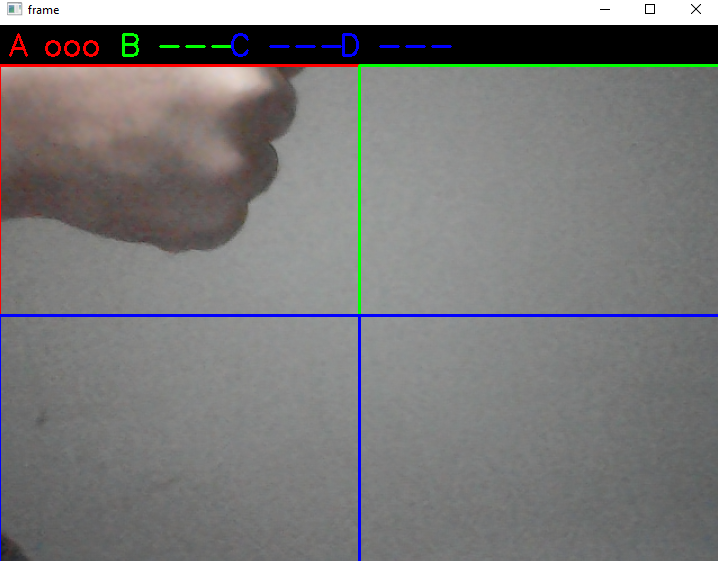
#> input picture Area_A.png, 718 x 561 px, given in place of the camera
$ python DetectorMovimiento.py
#> lines starting #> are read from the running program, lines starting #| are printed output that depends on the picture; after the words box and inside, x2 and y2 are one past the last pixel; in counts of white or black regions, pixels touching at a corner belong together
import cv2
import numpy as np
import imutils
cap = cv2.VideoCapture(0)
# cap = cv2.VideoCapture('Prueba_2.mp4')
fgbg = cv2.bgsegm.createBackgroundSubtractorMOG()
kernel = cv2.getStructuringElement(cv2.MORPH_ELLIPSE,(3,3))

while True:
    ret, frame = cap.read()
#> frame is the input picture: shape (561, 718, 3); mean B, G, R 121.5, 121.7, 122.3
    if ret == False: break
    frame = imutils.resize(frame, width=720)
#> frame: shape (562, 720, 3)

    gray = cv2.cvtColor(frame, cv2.COLOR_BGR2GRAY)
    # Dibujamos un rectángulo en frame, para señalar el estado
    # del área en análisis (movimiento detectado o no detectado)
    cv2.rectangle(frame,(0,0),(frame.shape[1],40),(0,0,0),-1)
#> frame: shape (562, 720, 3); mean B, G, R 110.1, 110.3, 110.9
    color = (0, 255, 0)
    texto_estado_A = "A ---"
    # Especificamos los puntos extremos del área a analizar
    area_A = np.array([[0,40], [360,40], [360,290], [0,290]])

    # Con ayuda de una imagen auxiliar, determinamos el área
    # sobre la cual actuará el detector de movimiento
    imAux_A = np.zeros(shape=(frame.shape[:2]), dtype=np.uint8)
    imAux_A = cv2.drawContours(imAux_A, [area_A], -1, (255), -1)
    image_area_A = cv2.bitwise_and(gray, gray, mask=imAux_A)
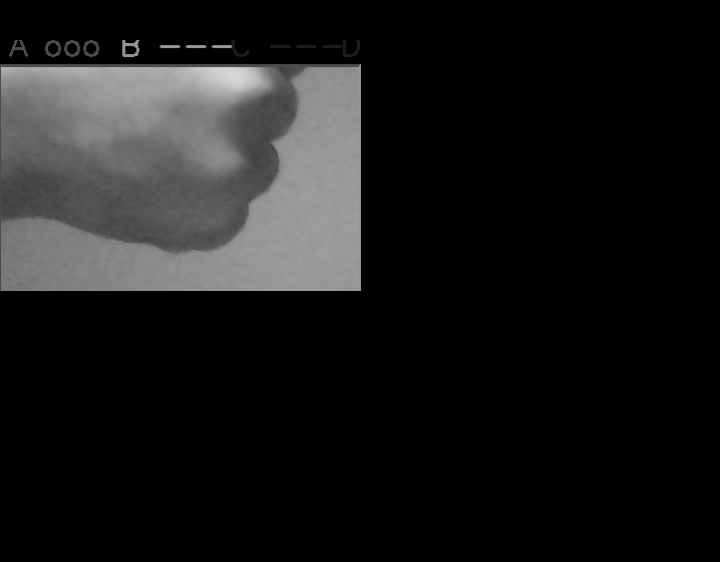
#> image_area_A: shape (562, 720); min 0, max 217, mean 25.2
    # Obtendremos la imagen binaria donde la región en blanco representa
    # la existencia de movimiento
    fgmask_A = fgbg.apply(image_area_A)
#> fgmask_A: shape (562, 720); every value is 0
    fgmask_A = cv2.morphologyEx(fgmask_A, cv2.MORPH_OPEN, kernel)
    fgmask_A = cv2.dilate(fgmask_A, None, iterations=2)
    # Encontramos los contornos presentes en fgmask_A, para luego basándonos
    # en su área poder determina si existe movimiento
    cnts = cv2.findContours(fgmask_A, cv2.RETR_EXTERNAL, cv2.CHAIN_APPROX_SIMPLE)[0]
#> cnts = []
    mov_A = 0
    for cnt in cnts:
        if cv2.contourArea(cnt) > 2000:
            # x, y, w, h = cv2.boundingRect(cnt)
            # cv2.rectangle(frame, (x,y), (x+w, y+h),(0,255,0), 2)
            texto_estado_A = "A ooo"
            color = (0, 0, 255)
#> this loop made 0 passes
    # Visuzalizamos el alrededor del área que vamos a analizar
    # y el estado de la detección de movimiento
    cv2.drawContours(frame, [area_A], -1, color, 2)
    cv2.putText(frame, texto_estado_A , (10, 30),
                cv2.FONT_HERSHEY_SIMPLEX, 1, color,2)


# AREA B
    color_B = (0, 255, 0)
    texto_estado_B = "B ---"
    area_B  = np.array([[360,40], [720,40], [720,290], [360,290]])

    imAux_B = np.zeros(shape=(frame.shape[:2]), dtype=np.uint8)
    imAux_B = cv2.drawContours(imAux_B, [area_B], -1, (255), -1)
    image_area_B = cv2.bitwise_and(gray, gray, mask=imAux_B)
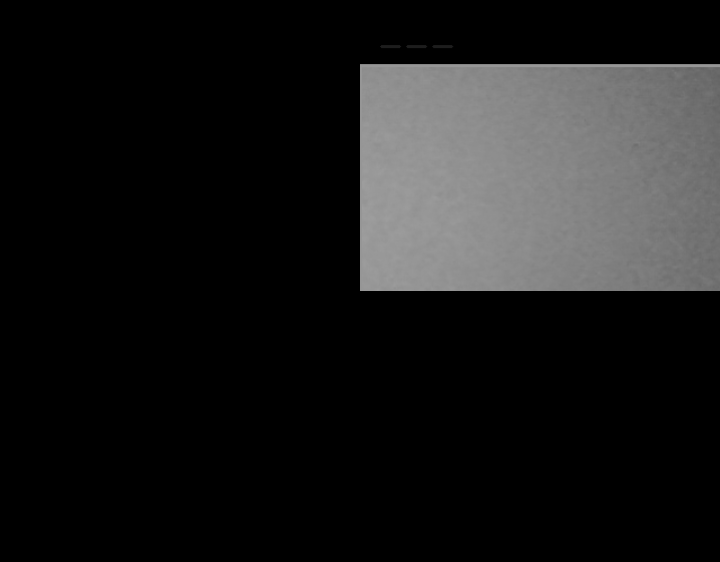
#> image_area_B: shape (562, 720); min 0, max 158, mean 27

    fgmask_B = fgbg.apply(image_area_B)
#> fgmask_B: shape (562, 720); 39.4% white; 31 white regions (19 under 20 px), largest, box (x1, y1, x2, y2) and area: (361, 64, 720, 291) 81493, (0, 65, 360, 291) 77357, (122, 40, 139, 57) 158
    fgmask_B = cv2.morphologyEx(fgmask_B, cv2.MORPH_OPEN, kernel)
#> fgmask_B: shape (562, 720); 39.3% white; 27 white regions (18 under 20 px), largest, box (x1, y1, x2, y2) and area: (361, 64, 720, 291) 81491, (0, 65, 360, 291) 77085, (122, 40, 139, 57) 154
    fgmask_B = cv2.dilate(fgmask_B, None, iterations=2)
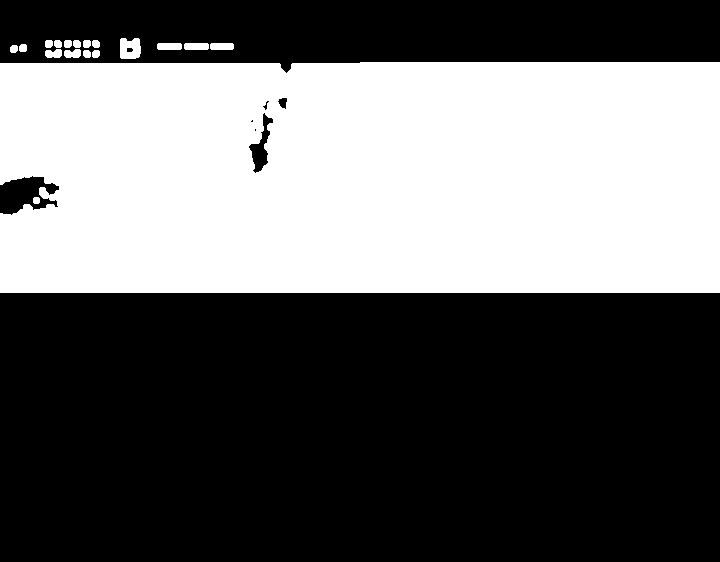
#> fgmask_B: shape (562, 720); 40.9% white; 18 white regions

    cnts_B = cv2.findContours(fgmask_B, cv2.RETR_EXTERNAL, cv2.CHAIN_APPROX_SIMPLE)[0]
#> cnts_B = 18 contours; largest, box (x1, y1, x2, y2) and area: (0, 62, 720, 293) 163372, (120, 38, 141, 59) 363, (184, 43, 209, 50) 142, (157, 43, 182, 50) 142, (210, 43, 234, 50) 136

    for cnt in cnts_B:
        if cv2.contourArea(cnt) > 2000:
            texto_estado_B = "B ooo"
            color_B = (0, 0, 255)
#> this loop made 18 passes
#> (texto_estado_B, color_B) on pass 2: ('B ooo', (0, 0, 255))

    cv2.drawContours(frame, [area_B], -1, color_B, 2)
    cv2.putText(frame, texto_estado_B , (120, 30),
                cv2.FONT_HERSHEY_SIMPLEX, 1, color_B,2)

# AREA C
    color_C = (255, 0, 0)
    texto_estado_C = "C ---"
    area_C  = np.array([[0,290], [360,290], [360,540], [0,540]])

    imAux_C = np.zeros(shape=(frame.shape[:2]), dtype=np.uint8)
    imAux_C = cv2.drawContours(imAux_C, [area_C], -1, (255), -1)
    image_area_C = cv2.bitwise_and(gray, gray, mask=imAux_C)
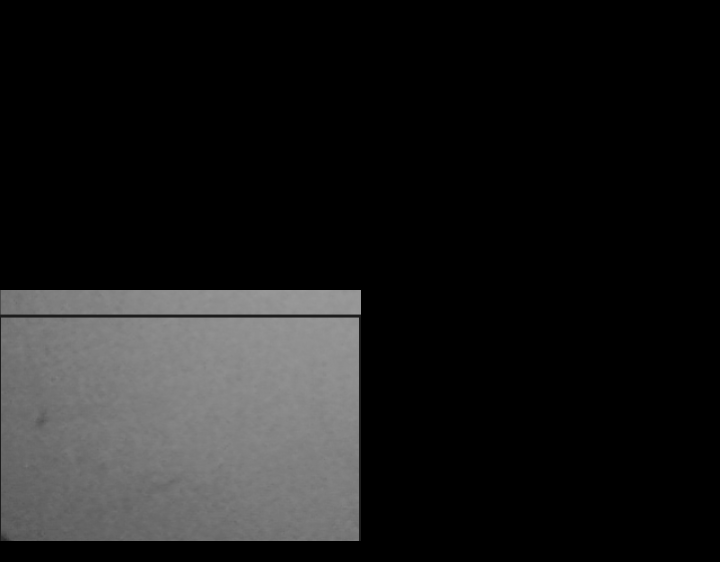
#> image_area_C: shape (562, 720); min 0, max 154, mean 27.5

    fgmask_C = fgbg.apply(image_area_C)
#> fgmask_C: shape (562, 720); 41.2% white; 32 white regions (19 under 20 px), largest, box (x1, y1, x2, y2) and area: (1, 317, 359, 541) 80179, (0, 64, 361, 290) 77223, (0, 291, 361, 315) 8664
    fgmask_C = cv2.morphologyEx(fgmask_C, cv2.MORPH_OPEN, kernel)
#> fgmask_C: shape (562, 720); 41.1% white; 28 white regions (18 under 20 px), largest, box (x1, y1, x2, y2) and area: (1, 317, 359, 541) 80175, (0, 65, 361, 290) 76950, (0, 291, 361, 315) 8662
    fgmask_C = cv2.dilate(fgmask_C, None, iterations=2)
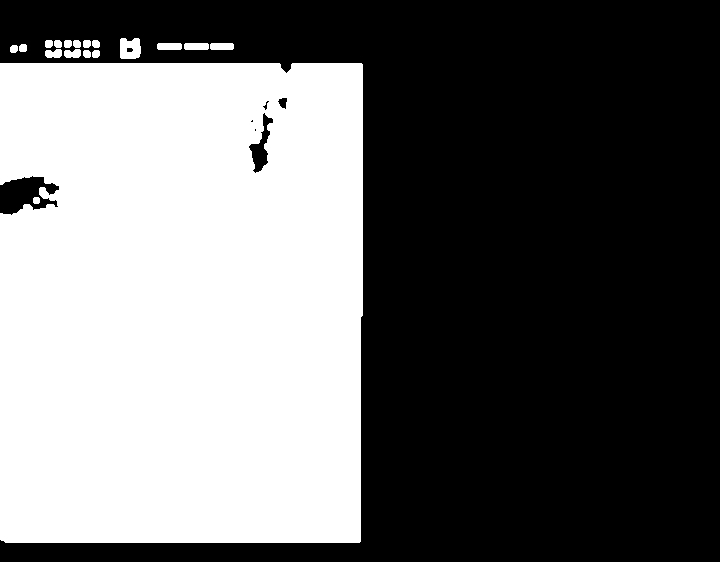
#> fgmask_C: shape (562, 720); 42.8% white; 18 white regions

    cnts_C = cv2.findContours(fgmask_C, cv2.RETR_EXTERNAL, cv2.CHAIN_APPROX_SIMPLE)[0]
#> cnts_C = 18 contours; largest, box (x1, y1, x2, y2) and area: (0, 63, 363, 543) 171298, (120, 38, 141, 59) 363, (184, 43, 209, 50) 142, (157, 43, 182, 50) 142, (210, 43, 234, 50) 136

    for cnt in cnts_C:
        if cv2.contourArea(cnt) > 2000:
            texto_estado_C = "C ooo"
            color_C = (0, 0, 255)
#> this loop made 18 passes

    cv2.drawContours(frame, [area_C], -1, color_C, 2)
    cv2.putText(frame, texto_estado_C , (230, 30),
                cv2.FONT_HERSHEY_SIMPLEX, 1, color_C,2)

# AREA D
    color_D = (255, 0, 0)
    texto_estado_D = "D ---"
    area_D  = np.array([[360,290], [720,290], [720,540], [360,540]])

    imAux_D = np.zeros(shape=(frame.shape[:2]), dtype=np.uint8)
    imAux_D = cv2.drawContours(imAux_D, [area_D], -1, (255), -1)
    image_area_D = cv2.bitwise_and(gray, gray, mask=imAux_D)

    fgmask_D = fgbg.apply(image_area_D)
#> fgmask_D: shape (562, 720); 22.2% white; 2 white regions, box (x1, y1, x2, y2) and area: (362, 317, 720, 541) 80192, (0, 64, 720, 315) 9585
    fgmask_D = cv2.morphologyEx(fgmask_D, cv2.MORPH_OPEN, kernel)
#> fgmask_D: shape (562, 720); 22% white; 2 white regions, box (x1, y1, x2, y2) and area: (362, 317, 720, 541) 80190, (360, 290, 720, 315) 8998
    fgmask_D = cv2.dilate(fgmask_D, None, iterations=2)
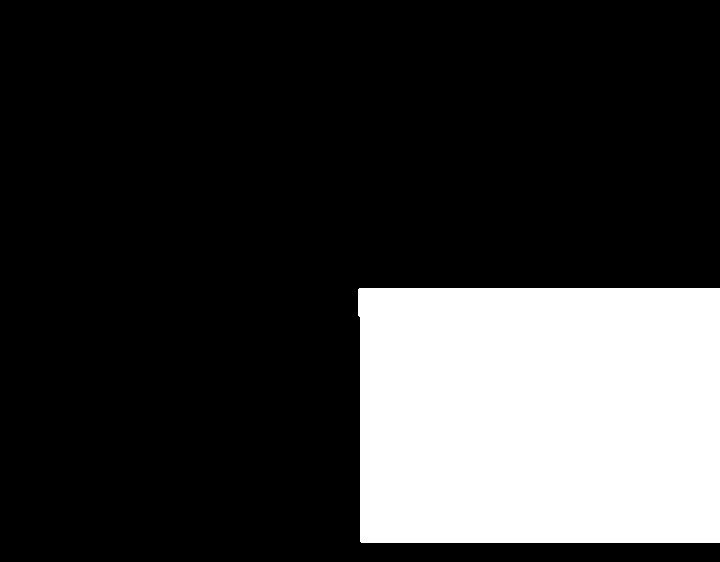
#> fgmask_D: shape (562, 720); 22.7% white; 1 white region, box (x1, y1, x2, y2) and area: (358, 288, 720, 543) 91855

    cnts_D = cv2.findContours(fgmask_D, cv2.RETR_EXTERNAL, cv2.CHAIN_APPROX_SIMPLE)[0]
#> cnts_D = 1 item

    cont_D = 0;
    for cnt in cnts_D:
        if cv2.contourArea(cnt) > 2000:
            texto_estado_D = "D ooo"
            color_D = (0, 0, 255)
#> this loop made 1 pass

    cv2.drawContours(frame, [area_D], -1, color_D, 2)
    cv2.putText(frame, texto_estado_D , (340, 30),
                cv2.FONT_HERSHEY_SIMPLEX, 1, color_D,2)
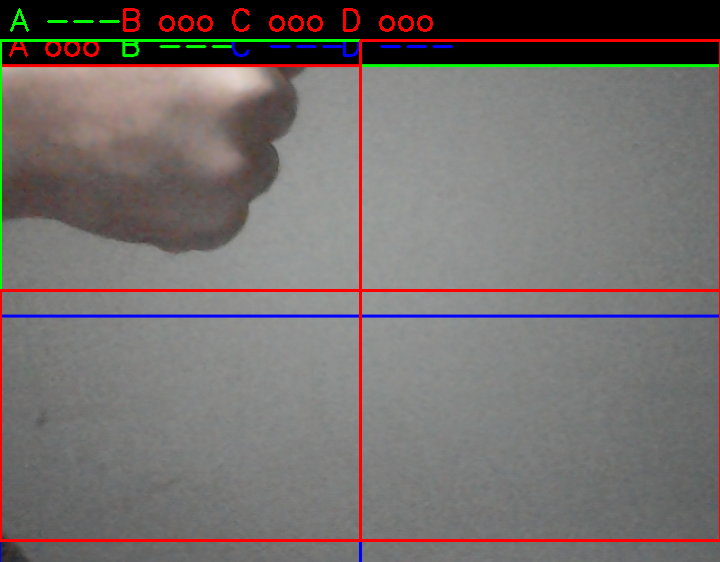
#> frame: shape (562, 720, 3); mean B, G, R 107.9, 109.5, 115.3

# SHOW FRAME
    cv2.imshow("frame", frame)
    k = cv2.waitKey(5) & 0xFF
#> (key Esc is pressed here)
    if k == 27:
        break
cap.release()
cv2.destroyAllWindows()

$ run again, on Area_B.png
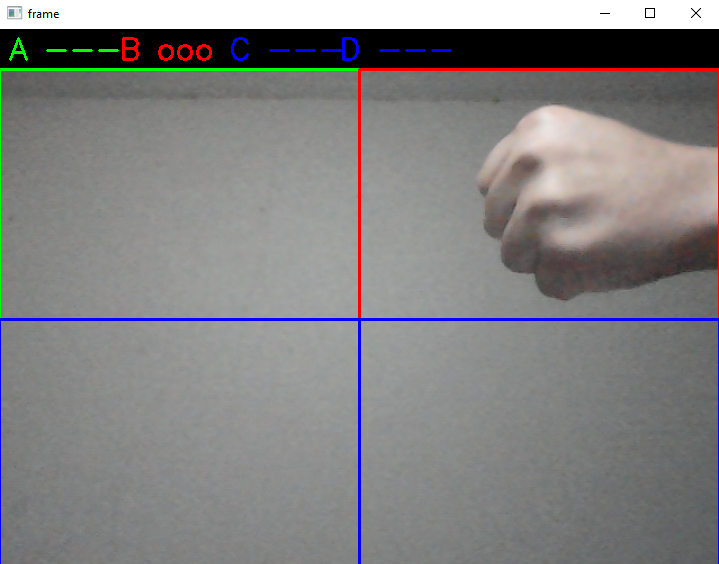
#> input picture Area_B.png, 719 x 564 px, given in place of the camera
#> frame is the input picture: shape (564, 719, 3); mean B, G, R 130, 129.7, 130.8
#> fgmask_A: shape (564, 720); every value is 0
#> cnts = []
#> `fgmask_B = cv2.dilate(fgmask_B, None, iterations=2)`:
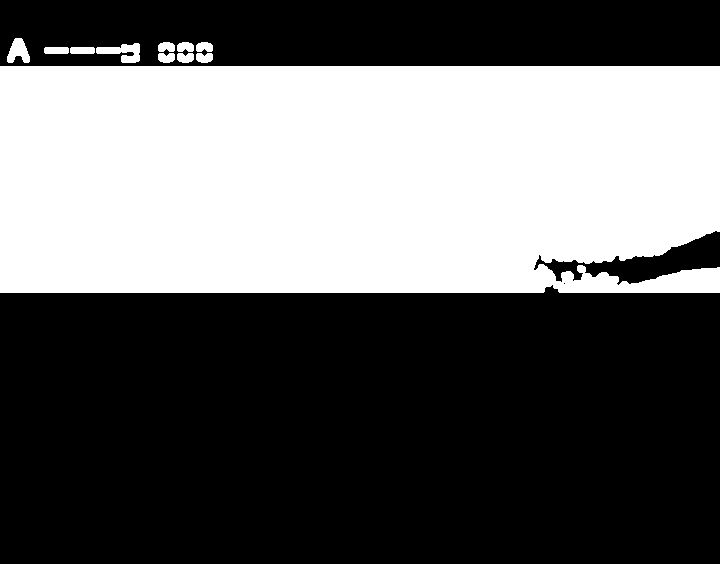
#> fgmask_B: shape (564, 720); 39.8% white; 11 white regions
#> cnts_B = 11 contours; largest, box (x1, y1, x2, y2) and area: (0, 66, 720, 293) 158592, (96, 43, 140, 63) 411, (7, 38, 30, 63) 329, (70, 47, 95, 54) 142, (44, 47, 69, 54) 142
#> the loop `for cnt in cnts_B:` made 11 passes
#> (texto_estado_B, color_B) on pass 1: ('B ooo', (0, 0, 255))
#> cnts_C = 11 contours; largest, box (x1, y1, x2, y2) and area: (0, 66, 363, 543) 171865, (96, 43, 140, 63) 411, (7, 38, 30, 63) 329, (70, 47, 95, 54) 142, (44, 47, 69, 54) 142
#> the loop `for cnt in cnts_C:` made 11 passes
#> cnts_D = 1 contour; box (x1, y1, x2, y2) and area: (358, 288, 720, 543) 91466
#> the loop `for cnt in cnts_D:` made 1 pass
#> `cv2.putText(frame, texto_estado_D , (340, 30), cv2.FONT_HERSHEY_SIMPLE..`:
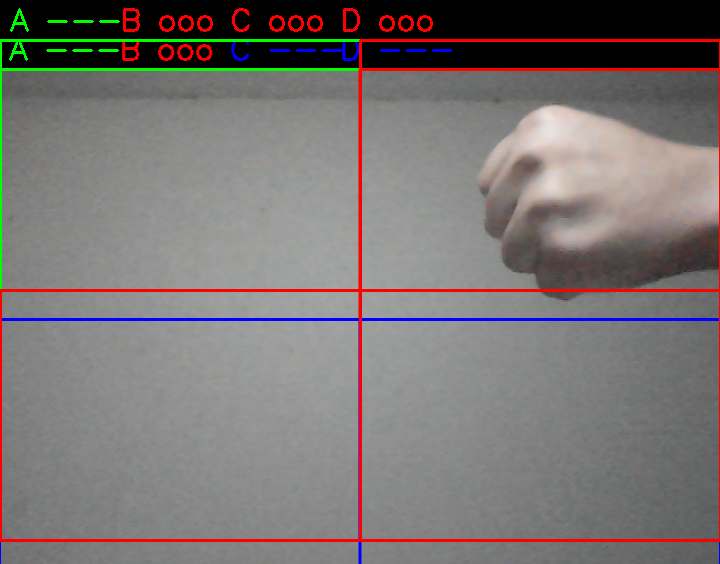
#> frame: shape (564, 720, 3); mean B, G, R 114.8, 116.1, 121.7

$ run again, on Area_C.png
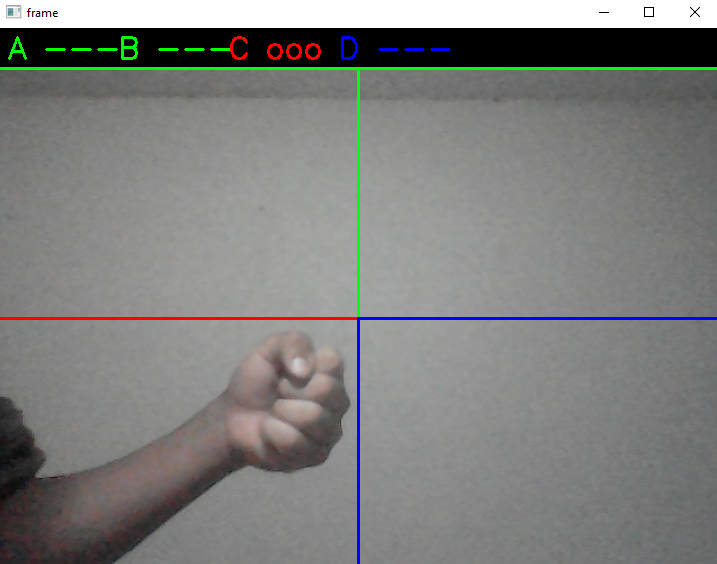
#> input picture Area_C.png, 717 x 564 px, given in place of the camera
#> frame is the input picture: shape (564, 717, 3); mean B, G, R 125.7, 127.7, 126.8
#> fgmask_A: shape (566, 720); every value is 0
#> cnts = []
#> `fgmask_B = cv2.dilate(fgmask_B, None, iterations=2)`:
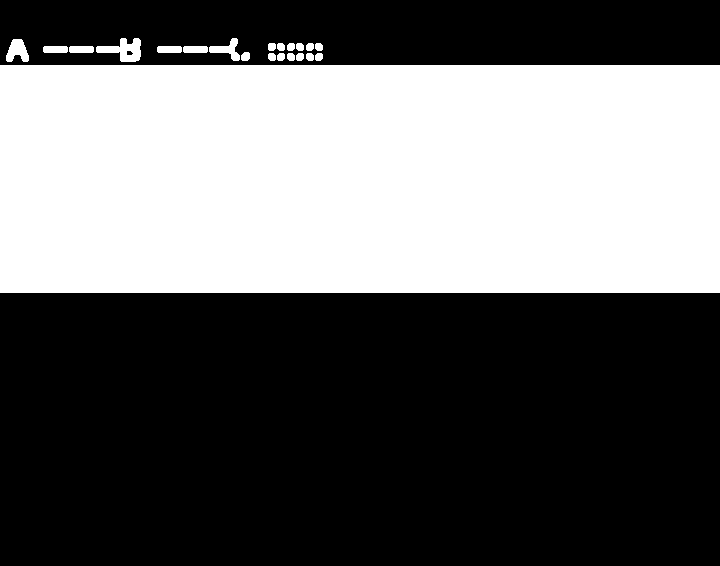
#> fgmask_B: shape (566, 720); 40.9% white; 21 white regions
#> cnts_B = 21 contours; largest, box (x1, y1, x2, y2) and area: (0, 65, 720, 293) 163213, (96, 38, 141, 62) 545, (6, 39, 29, 62) 314, (209, 38, 240, 61) 262, (183, 46, 208, 53) 142
#> the loop `for cnt in cnts_B:` made 21 passes
#> (cnt, texto_estado_B, color_B) on pass 1: ([[0, 65], [0, 292], [719, 292], [719, 65]], 'B ooo', (0, 0, 255))
#> cnts_C = 21 contours; largest, box (x1, y1, x2, y2) and area: (0, 65, 363, 543) 167997, (96, 38, 141, 62) 545, (6, 39, 29, 62) 314, (209, 38, 240, 61) 262, (183, 46, 208, 53) 142
#> the loop `for cnt in cnts_C:` made 21 passes
#> (texto_estado_C, color_C) on pass 1: ('C ooo', (0, 0, 255))
#> cnts_D = 1 item
#> the loop `for cnt in cnts_D:` made 1 pass
#> `cv2.putText(frame, texto_estado_D , (340, 30), cv2.FONT_HERSHEY_SIMPLE..`:
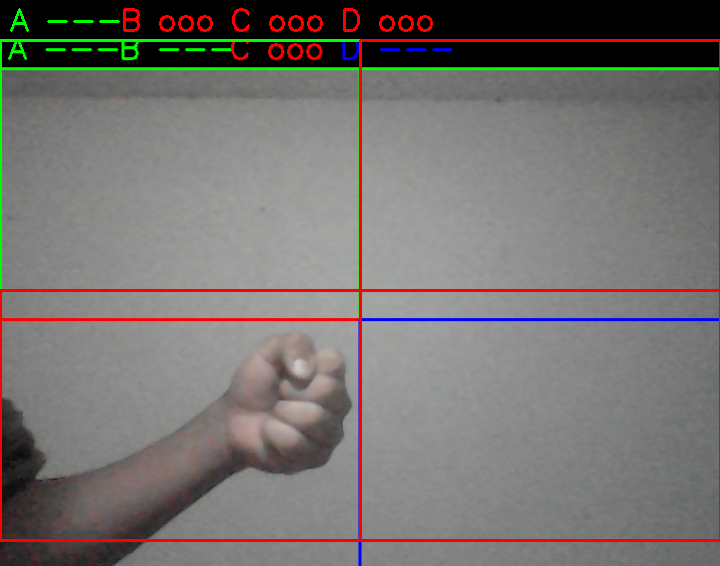
#> frame: shape (566, 720, 3); mean B, G, R 110.9, 114, 118.4

$ run again, on Area_D.png
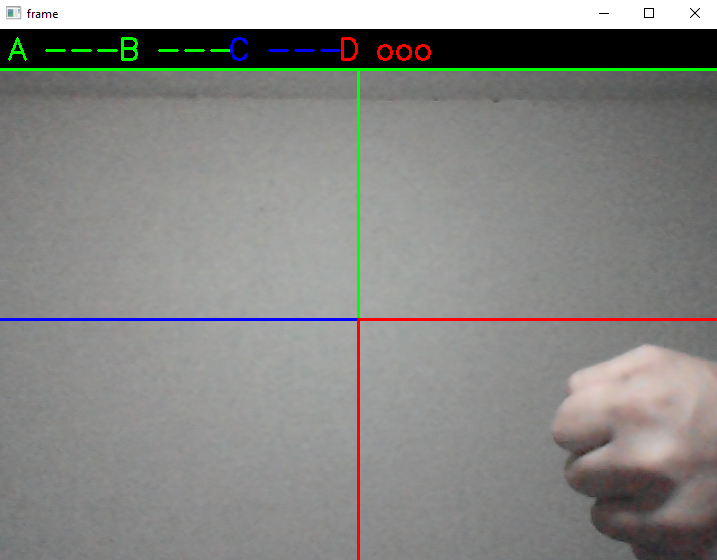
#> input picture Area_D.png, 717 x 560 px, given in place of the camera
#> frame is the input picture: shape (560, 717, 3); mean B, G, R 132.5, 135.1, 134.9
#> fgmask_A: shape (562, 720); every value is 0
#> cnts = []
#> cnts_B = 23 contours; largest, box (x1, y1, x2, y2) and area: (0, 66, 720, 293) 162494, (96, 38, 141, 63) 562, (6, 38, 29, 63) 329, (183, 47, 208, 54) 142, (157, 47, 182, 54) 142
#> the loop `for cnt in cnts_B:` made 23 passes
#> (cnt, texto_estado_B, color_B) on pass 1: ([[0, 66], [0, 292], [719, 292], [719, 66]], 'B ooo', (0, 0, 255))
#> cnts_C = 11 contours; largest, box (x1, y1, x2, y2) and area: (0, 66, 363, 543) 172311, (96, 38, 141, 63) 562, (6, 38, 29, 63) 329, (183, 47, 208, 54) 142, (157, 47, 182, 54) 142
#> the loop `for cnt in cnts_C:` made 11 passes
#> (texto_estado_C, color_C) on pass 1: ('C ooo', (0, 0, 255))
#> cnts_D = 1 item
#> the loop `for cnt in cnts_D:` made 1 pass
#> `cv2.putText(frame, texto_estado_D , (340, 30), cv2.FONT_HERSHEY_SIMPLE..`:
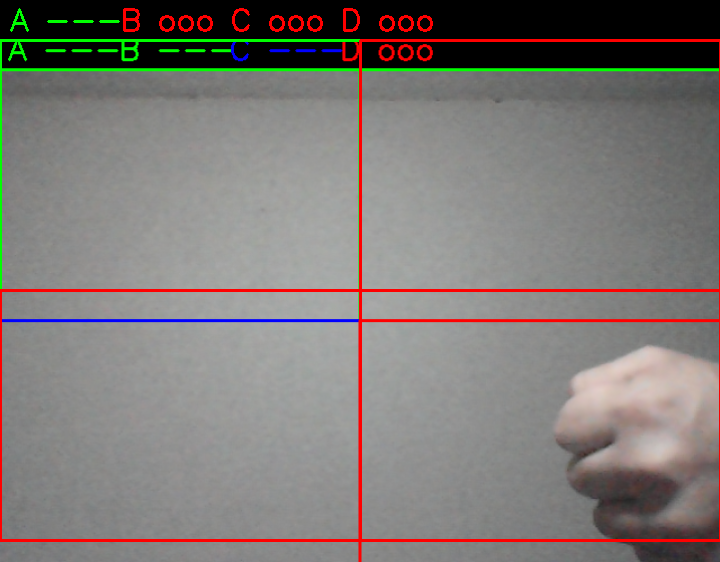
#> frame: shape (562, 720, 3); mean B, G, R 117.4, 120.8, 125.5
